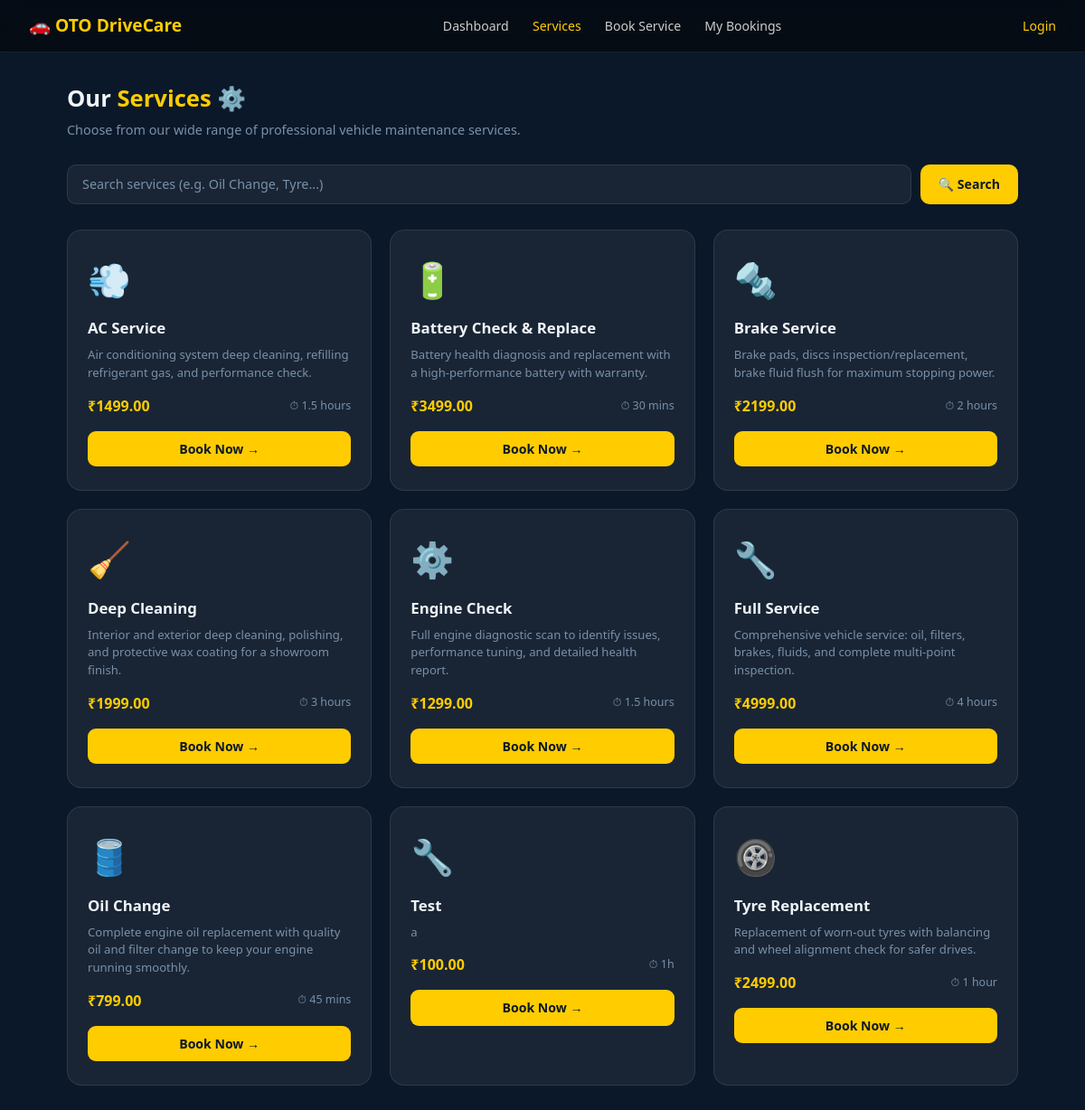
Page /services/ on the committed database.
### service/models.py (models this page shows, shortened)
class Service(models.Model):
    name = models.CharField(max_length=100)
    description = models.TextField()
    price = models.DecimalField(max_digits=8, decimal_places=2)
    duration = models.CharField(max_length=50)  # e.g. "2 hours"
    icon = models.CharField(max_length=10, default='🔧')
    is_active = models.BooleanField(default=True)
    created_at = models.DateTimeField(auto_now_add=True)
    class Meta:
        ordering = ['name']

### service/views.py (the view)
# urls.py: path('services/', views.services_list, name='services'),
def services_list(request):
    query = request.GET.get('q', '').strip()
    services = Service.objects.filter(is_active=True)
    if query:
        services = services.filter(name__icontains=query)
    return render(request, 'services.html', {'services': services, 'query': query})

### service/templates/services.html (shortened to what this page needs)
<!DOCTYPE html>
<html lang="en">
<head>
    <link href="https://cdn.jsdelivr.net/npm/bootstrap@5.3.0/dist/css/bootstrap.min.css" rel="stylesheet">
</head>
<body>
<div class="topbar">
    <a href="/" class="brand">🚗 OTO DriveCare</a>
    <nav>
        <a href="/dashboard/">Dashboard</a>
        <a href="/services/" class="active">Services</a>
        <a href="/book-service/">Book Service</a>
        <a href="/booking-history/">My Bookings</a>
    </nav>
    <div>
        {% if request.user.is_authenticated %}
        <span class="user-chip">👤 {{ request.user.username }}</span>
        &nbsp;<a href="/logout/" style="color:#ff6b6b;font-size:0.82rem;text-decoration:none;">Logout</a>
        {% else %}
        <a href="/login/" style="color:var(--gold);font-size:0.88rem;text-decoration:none;">Login</a>
        {% endif %}
    </div>
</div>
<div class="main">
    <div class="page-head">
        <h1>Our <span>Services</span> ⚙️</h1>
        <p>Choose from our wide range of professional vehicle maintenance services.</p>
    </div>
    <form method="GET" class="search-bar">
        <input type="text" name="q" value="{{ query }}" placeholder="Search services (e.g. Oil Change, Tyre...)">
        <button type="submit">🔍 Search</button>
    </form>
    {% if services %}
    <div class="grid">
        {% for s in services %}
        <div class="svc-card">
            <div class="ico">{{ s.icon }}</div>
            <div class="sname">{{ s.name }}</div>
            <div class="sdesc">{{ s.description }}</div>
            <div class="meta">
                <span class="price">₹{{ s.price }}</span>
                <span class="dur">⏱ {{ s.duration }}</span>
            </div>
            <a href="/book-service/?service_id={{ s.id }}" class="btn-book">Book Now →</a>
        </div>
        {% endfor %}
    </div>
    {% endif %}
</div>
</body>
</html>

### service/templates/services.html (style rules this page uses)
:root { --bg:#0b1829; --card:rgba(255,255,255,0.06); --gold:#ffcc00; --gold-dim:rgba(255,204,0,0.12); --text:#f0f4f8; --muted:#7a90a8; --border:rgba(255,255,255,0.09); }
* { box-sizing:border-box; margin:0; padding:0; }
body { background:var(--bg); color:var(--text); font-family:'Segoe UI',sans-serif; }
.topbar { background:rgba(0,0,0,0.5); backdrop-filter:blur(10px); padding:14px 32px; display:flex; align-items:center; justify-content:space-between; border-bottom:1px solid var(--border); position:sticky; top:0; z-index:100; }
.topbar .brand { color:var(--gold); font-size:1.2rem; font-weight:800; text-decoration:none; }
.topbar nav a { color:#ccc; text-decoration:none; margin-left:22px; font-size:0.88rem; transition:color 0.2s; }
.topbar nav a:hover, .topbar nav a.active { color:var(--gold); }
.main { max-width:1100px; margin:0 auto; padding:36px 24px 60px; }
.page-head { margin-bottom:28px; }
.page-head h1 { font-size:1.6rem; font-weight:800; }
.page-head h1 span { color:var(--gold); }
.page-head p { color:var(--muted); font-size:0.9rem; margin-top:4px; }
.search-bar { display:flex; gap:10px; margin-bottom:28px; }
.search-bar input { flex:1; background:rgba(255,255,255,0.06); border:1px solid var(--border); color:var(--text); padding:10px 16px; border-radius:10px; font-size:0.9rem; outline:none; }
.search-bar input::placeholder { color:var(--muted); }
.search-bar button { background:var(--gold); color:#0b1829; font-weight:700; padding:10px 20px; border:none; border-radius:10px; cursor:pointer; font-size:0.88rem; }
.grid { display:grid; grid-template-columns:repeat(auto-fill,minmax(250px,1fr)); gap:20px; }
.svc-card { background:var(--card); border:1px solid var(--border); border-radius:16px; padding:26px 22px; transition:transform 0.2s,border-color 0.2s; }
.svc-card .ico { font-size:2.4rem; margin-bottom:12px; }
.svc-card .sname { font-size:1.05rem; font-weight:700; margin-bottom:8px; }
.svc-card .sdesc { color:var(--muted); font-size:0.82rem; line-height:1.5; margin-bottom:14px; }
.svc-card .meta { display:flex; justify-content:space-between; align-items:center; margin-bottom:16px; }
.svc-card .price { color:var(--gold); font-weight:700; font-size:1rem; }
.svc-card .dur { color:var(--muted); font-size:0.78rem; }
.btn-book { display:block; text-align:center; background:var(--gold); color:#0b1829; font-weight:700; padding:9px; border-radius:9px; text-decoration:none; font-size:0.88rem; transition:0.2s; }

### rows in the picture
Service: icon "💨", name "AC Service", description "Air conditioning system deep cleaning, refilling refrigerant gas, and performance check.", price "1499.00", duration "1.5 hours"
Service: icon "🔋", name "Battery Check & Replace", description "Battery health diagnosis and replacement with a high-performance battery with warranty.", price "3499.00", duration "30 mins"
Service: icon "🔩", name "Brake Service", description "Brake pads, discs inspection/replacement, brake fluid flush for maximum stopping power.", price "2199.00", duration "2 hours"
Service: icon "🧹", name "Deep Cleaning", description "Interior and exterior deep cleaning, polishing, and protective wax coating for a showroom finish.", price "1999.00", duration "3 hours"
Service: icon "⚙️", name "Engine Check", description "Full engine diagnostic scan to identify issues, performance tuning, and detailed health report.", price "1299.00", duration "1.5 hours"
Service: icon "🔧", name "Full Service", description "Comprehensive vehicle service: oil, filters, brakes, fluids, and complete multi-point inspection.", price "4999.00", duration "4 hours"
Service: icon "🛢️", name "Oil Change", description "Complete engine oil replacement with quality oil and filter change to keep your engine running smoothly.", price "799.00", duration "45 mins"
Service: icon "🔧", name "Test", description "a", price "100.00", duration "1h"
Service: icon "🛞", name "Tyre Replacement", description "Replacement of worn-out tyres with balancing and wheel alignment check for safer drives.", price "2499.00", duration "1 hour"
